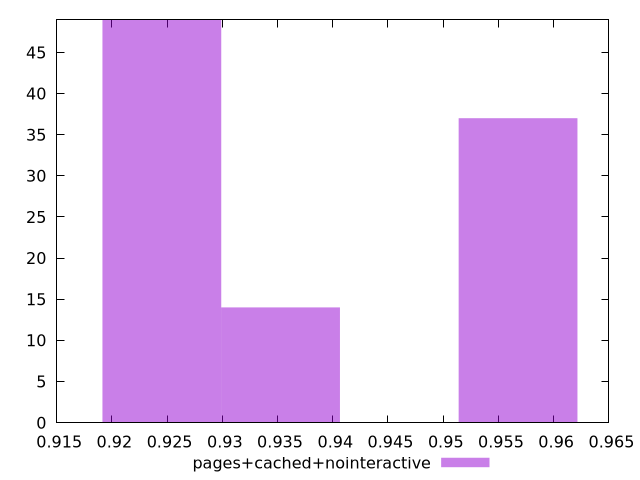

Write gnuplot code to recreate this figure.
$_pagesCachedNointeractive <<EOF
0.956776206270515 37
0.9245253229130819 49
0.9352756173655596 14
EOF
set key outside below
set terminal pngcairo
set output "report_00006_2020-11-02T20-21-41.718Z/first-contentful-paint/pages+cached+nointeractive//hist.png"
set yrange [0:49]
set boxwidth 0.010750294452477696
set style fill transparent solid 0.5 noborder
plot $_pagesCachedNointeractive title "pages+cached+nointeractive" with boxes ,
